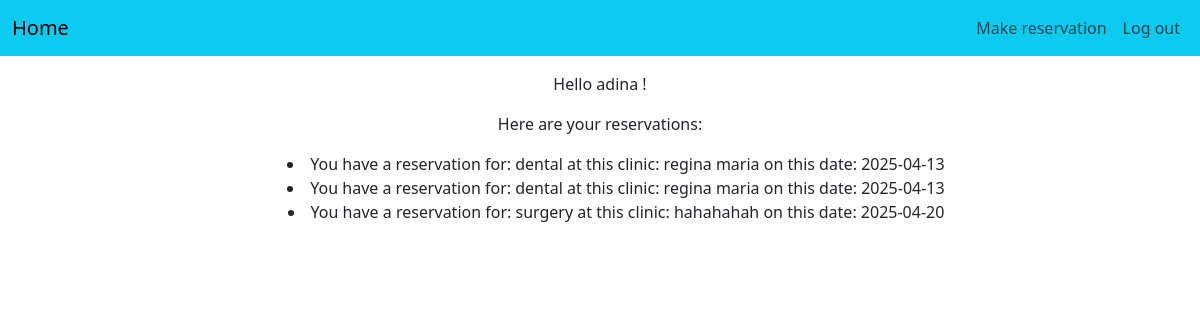
Before: /index_user (signed in) with the older database file.
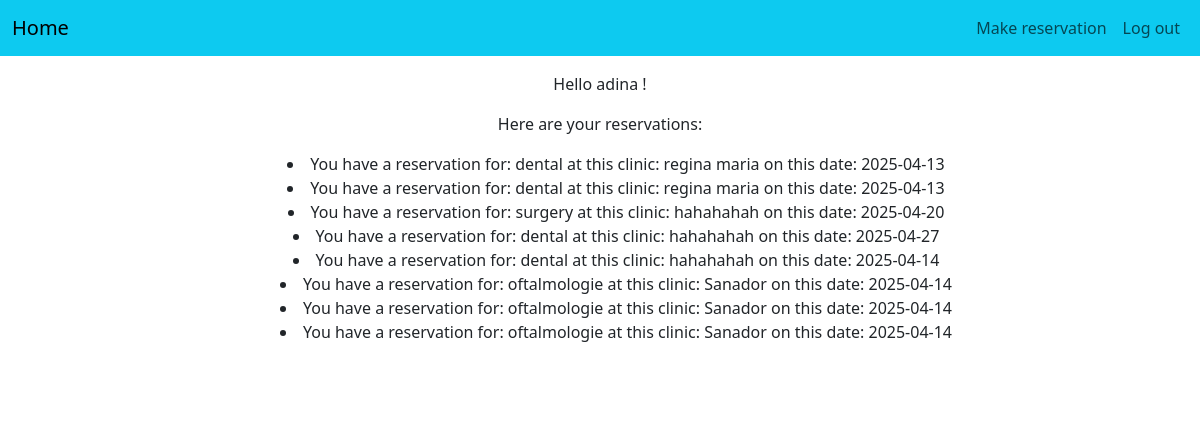
After: the same page with the newer database file.
### tables this page shows
CREATE TABLE reservation (reservation_id INTEGER PRIMARY KEY AUTOINCREMENT, user_id INTEGER, clinic_id INTEGER, medical_service_id INTEGER, reservation_date DATE, FOREIGN KEY (user_id) REFERENCES user(user_id), FOREIGN KEY (clinic_id) REFERENCES clinic(clinic_id), FOREIGN KEY (medical_service_id) REFERENCES medical_service(medical_service_id));

CREATE TABLE medical_service (medical_service_id INTEGER PRIMARY KEY AUTOINCREMENT, clinic_id INTEGER, service_name TEXT, capacity INTEGER, FOREIGN KEY (clinic_id) REFERENCES clinic(clinic_id));

CREATE TABLE clinic (clinic_id INTEGER PRIMARY KEY AUTOINCREMENT, password_hash TEXT, clinic_username TEXT, clinic_name TEXT, location TEXT, type TEXT CHECK(type in('State', 'Private')));

### server.py (the view)
@app.route("/index_user")
def index_user():
    if "username" in session:
        username = session["username"]
        reservations =db_model.get_reservations(session)
        print(reservations)
        return render_template(
            "index_user.html",
            logged_in=True,
            username=username,
            reservations=reservations,
        )
    return render_template("index_user.html", logged_in=False)

### db_utility_model.py (called while the page is built)
def db_fetch(query, args=(), all=False, db_name=DBFILENAME):
    with sqlite3.connect(db_name) as conn:
        conn.row_factory = sqlite3.Row
        cur = conn.execute(query, args)
        if all:
            res = cur.fetchall()
            if res:
                res = [dict(e) for e in res]
            else:
                res = []
        else:
            res = cur.fetchone()
            if res:
                res = dict(res)
    return res

def get_reservations(session_id):
    username = session_id['username']
    if not username:
        return None
    user_row = db_fetch('SELECT * FROM user WHERE username = ?', (username,))
    if user_row:
        user_id=user_row['user_id']
        reservations = db_fetch('SELECT clinic_name, service_name, reservation_date, reservation_id FROM reservation join clinic on clinic.clinic_id=reservation.clinic_id join medical_service on medical_service.medical_service_id=reservation.medical_service_id where reservation.user_id=?', (user_id,), all=True)
        return reservations
    else:
        return None

### templates/index_user.html (shortened to what this page needs)
{% include "header_user.html" %}
  <div class="container text-center bg-white text-dark p-3">
  <div class="row mb-4">
    <div class="col-12">
      {% if logged_in %}
      <p>Hello {{username}} !</p>
      <p>Here are your reservations:</p>
        <ul>
          {% for reservation in reservations %}
            <li style="list-style-position: inside;">You have a reservation for: {{ reservation['service_name'] }} at this clinic: {{ reservation['clinic_name'] }} on this date: {{ reservation['reservation_date'] }}</li>
          {% endfor %}
        </ul>
    {% endif %}
  </body>

### templates/header_user.html (shortened to what this page needs)
<!DOCTYPE html>
<html lang="en">
  <head>
    <link href="https://cdn.jsdelivr.net/npm/bootstrap@5.3.3/dist/css/bootstrap.min.css" rel="stylesheet">
  </head>
  <body>
    <nav class="navbar navbar-expand-lg navbar-light bg-info text-dark">
    <div class="container-fluid">
    <a class="navbar-brand mx-auto" href="/">Home</a>
  <div class="collapse navbar-collapse justify-content-center" id="navbarNav">
    <ul class="navbar-nav ms-auto">
      {%if 'username' in session%}
      <li class="nav-item"><a class="nav-link" href="/make_reservation">Make reservation</a></li>
      <li class="nav-item">
        <form method="POST" action="/logout" style="display: inline;">
          <input class="btn btn-link nav-link" type="submit" value="Log out">
        </form>
      </li>
      {%else%}
      <li class="nav-item"><a class="nav-link" href="/sign_up">Sign up</a></li>
      <li class="nav-item"><a class="nav-link" href="/login">Log in</a></li>
      {%endif%}
    </ul>
  </div>
  </div>
</nav>

Changed rows visible on the page:
added reservation: service_name "dental", clinic_name "hahahahah", reservation_date "2025-04-27"
added reservation: service_name "dental", clinic_name "hahahahah", reservation_date "2025-04-14"
added reservation: service_name "oftalmologie", clinic_name "Sanador", reservation_date "2025-04-14"
added reservation: service_name "oftalmologie", clinic_name "Sanador", reservation_date "2025-04-14"
added reservation: service_name "oftalmologie", clinic_name "Sanador", reservation_date "2025-04-14"
